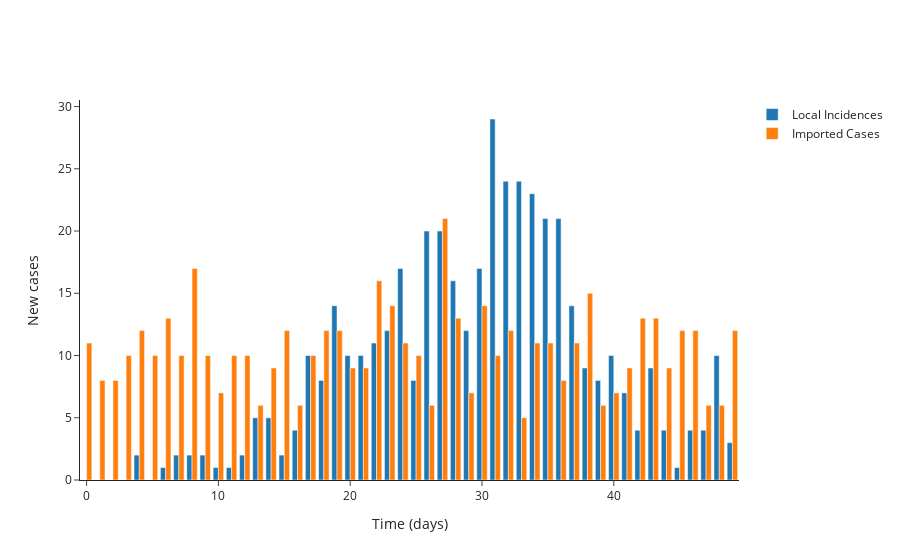

The cell this chart's notebook holds for it:
### Code cell
# Plot (bar chart cases each day)
fig = go.Figure()

# Plot of incidences
fig.add_trace(
    go.Bar(
        x=times,
        y=all_local_cases[0][0][0][0],
        name='Local Incidences'
    )
)

fig.add_trace(
    go.Bar(
        x=times,
        y=all_imported_cases[0][0],
        name='Imported Cases'
    )
)

# Add axis labels
fig.update_layout(
    template='simple_white',
    xaxis_title='Time (days)',
    yaxis_title='New cases'
)

# fig.write_image('HK-cases.pdf')
fig.show()

### Figure 1 — Plotly figure (JSON) as saved in the notebook; plotly's stock layout.template omitted (floating-point values rounded to 4 significant figures)
{"data": [{"name": "Local Incidences", "type": "bar", "x": [0, 1, 2, 3, 4, 5, 6, 7, 8, 9, 10, 11, 12, 13, 14, 15, 16, 17, 18, 19, 20, 21, 22, 23, 24, 25, 26, 27, 28, 29, 30, 31, 32, 33, 34, 35, 36, 37, 38, 39, 40, 41, 42, 43, 44, 45, 46, 47, 48, 49, 50], "y": [0, 0, 0, 0, 2, 0, 1, 2, 2, 2, 1, 1, 2, 5, 5, 2, 4, 10, 8, 14, 10, 10, 11, 12, 17, 8, 20, 20, 16, 12, 17, 29, 24, 24, 23, 21, 21, 14, 9, 8, 10, 7, 4, 9, 4, 1, 4, 4, 10, 3]}, {"name": "Imported Cases", "type": "bar", "x": [0, 1, 2, 3, 4, 5, 6, 7, 8, 9, 10, 11, 12, 13, 14, 15, 16, 17, 18, 19, 20, 21, 22, 23, 24, 25, 26, 27, 28, 29, 30, 31, 32, 33, 34, 35, 36, 37, 38, 39, 40, 41, 42, 43, 44, 45, 46, 47, 48, 49, 50], "y": [11, 8, 8, 10, 12, 10, 13, 10, 17, 10, 7, 10, 10, 6, 9, 12, 6, 10, 12, 12, 9, 9, 16, 14, 11, 10, 6, 21, 13, 7, 14, 10, 12, 5, 11, 11, 8, 11, 15, 6, 7, 9, 13, 13, 9, 12, 12, 6, 6, 12]}], "layout": {"xaxis": {"title": {"text": "Time (days)"}}, "yaxis": {"title": {"text": "New cases"}}}}
